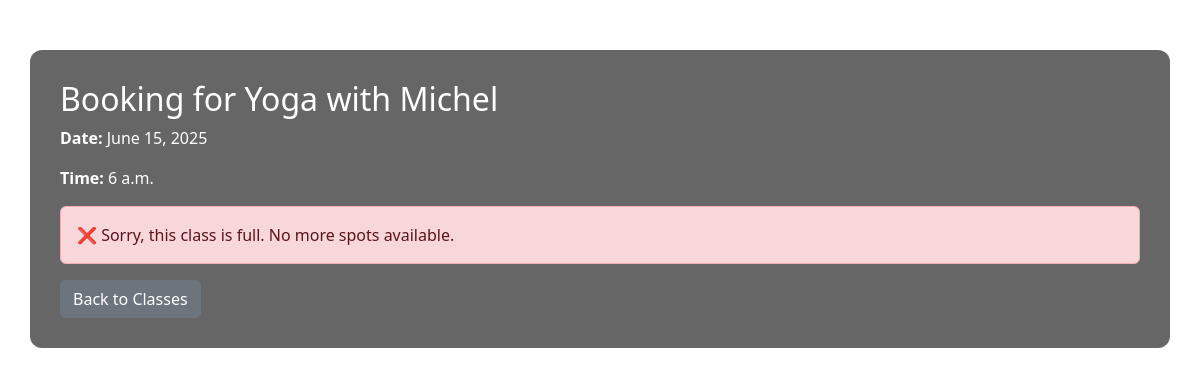
The app's page /book/5/ (signed in) with its own data.
### Booking_App/models.py (models this page shows, shortened)
class FitnessClass(models.Model):
    class_type = models.ForeignKey(ClassType, on_delete=models.CASCADE)
    instructor = models.CharField(max_length=100)
    date = models.DateField()
    time = models.TimeField()
    capacity = models.PositiveIntegerField()
    def spots_remaining(self):
        return self.capacity - self.booking_set.count()

class ClassType(models.Model):
    name = models.CharField(max_length=100)

### Booking_App/views.py (the view, shortened to what this page needs)
# urls.py: path('book/<int:class_id>/', views.Book_class, name='Book_class'),
@login_required
def Book_class(request, class_id):
    fitness_class = get_object_or_404(FitnessClass, id=class_id)
    full = fitness_class.spots_remaining() <= 0
    message = None
    return render(request, 'Book_class.html', {
        'fitness_class': fitness_class,
        'full': full,
        'message': message,
    })

### Template/Book_class.html (shortened to what this page needs)
<!DOCTYPE html>
<html>
<head>
    <link rel="stylesheet" href="https://cdn.jsdelivr.net/npm/bootstrap@5.3.0/dist/css/bootstrap.min.css">
</head>
<body>
    <div class="container">
        <h2>Booking for {{ fitness_class.class_type.name }} with {{ fitness_class.instructor }}</h2>
        <p><strong>Date:</strong> {{ fitness_class.date }}</p>
        <p><strong>Time:</strong> {{ fitness_class.time }}</p>
        {% if full %}
            <div class="alert alert-danger">❌ Sorry, this class is full. No more spots available.</div>
            <a href="{% url 'Home' %}" class="btn btn-secondary">Back to Classes</a>
        {% else %}
            <form method="post">
                {% csrf_token %}
                <button type="submit" class="btn btn-success">✅ Confirm Booking</button>
            </form>
            <a href="{% url 'Home' %}" class="btn btn-secondary mt-3">Back to Classes</a>
        {% endif %}
    </div>
</body>
</html>

### Template/Book_class.html (style rules this page uses)
body { background-image: url('https://images.unsplash.com/photo-1558611848-73f7eb4001a1?fit=crop&w=1920&q=80'); background-size: cover; background-repeat: no-repeat; background-attachment: fixed; color: white; }
.container { background-color: rgba(0, 0, 0, 0.6); border-radius: 12px; padding: 30px; margin-top: 50px; }
a.btn { margin-right: 5px; }

### records on screen
FitnessClass: class_type.name "Yoga", instructor "Michel", date "June 15, 2025", time "6 a.m."
